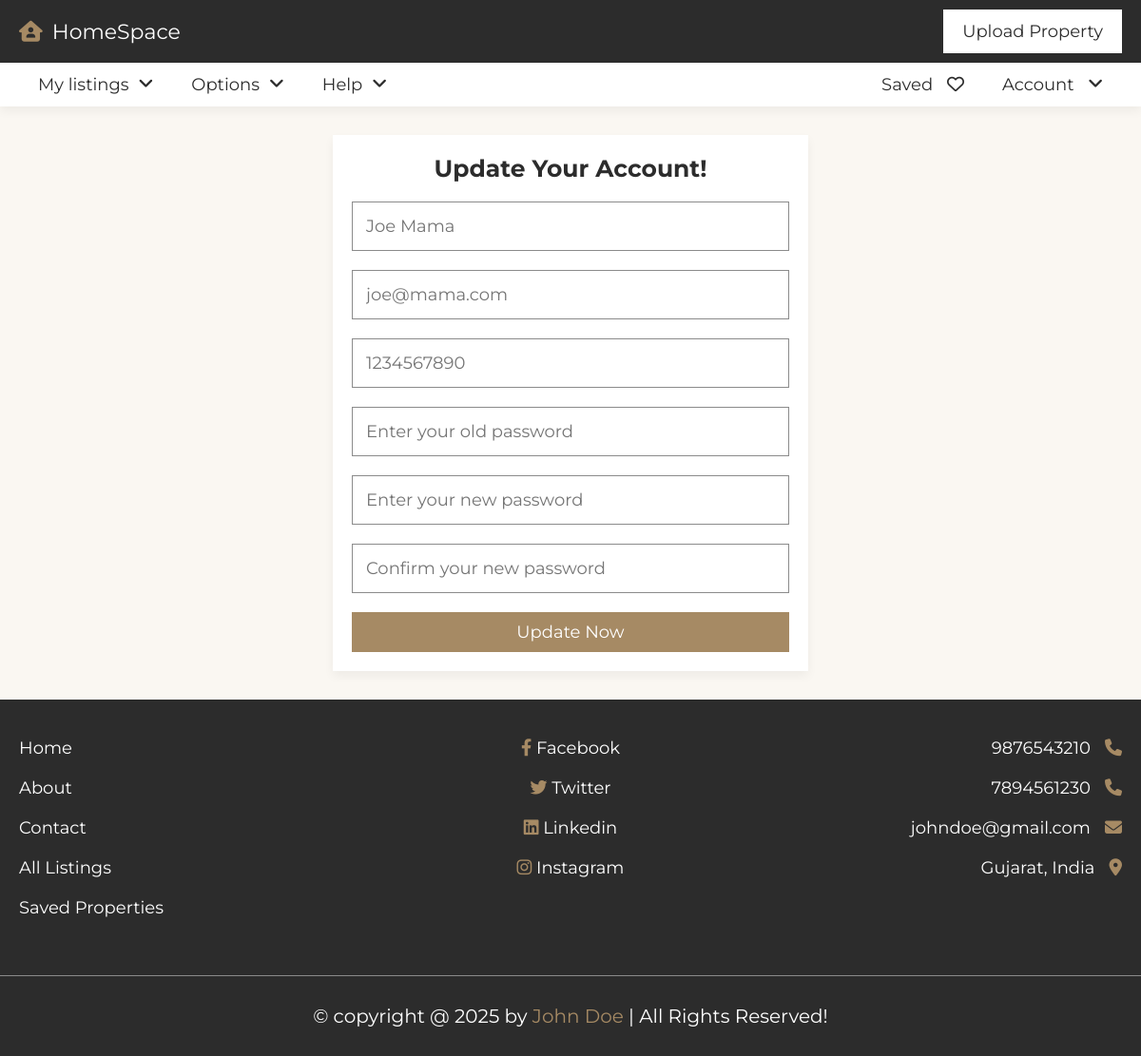
/update.php (signed in), run on the app's committed database.
### tables this page shows
CREATE TABLE `users` (
  `id` varchar(20) NOT NULL,
  `name` varchar(50) NOT NULL,
  `number` varchar(10) NOT NULL,
  `email` varchar(50) NOT NULL,
  `password` varchar(50) NOT NULL
);

### update.php (the view, shortened to what this page needs)
<?php
include 'components/connect.php';
if(isset($_COOKIE['user_id'])){
   $user_id = $_COOKIE['user_id'];
}else{
   $user_id = '';
   header('location:login.php');
}
$select_user = $conn->prepare("SELECT * FROM `users` WHERE id = ? LIMIT 1");
$select_user->execute([$user_id]);
$fetch_user = $select_user->fetch(PDO::FETCH_ASSOC);
?>
<!DOCTYPE html>
<html lang="en">
<head>
   <link rel="stylesheet" href="https://cdnjs.cloudflare.com/ajax/libs/font-awesome/6.2.0/css/all.min.css">
   <link rel="stylesheet" href="css/style.css">
</head>
<body>
<?php include 'components/user_header.php'; ?>
<section class="form-container">
   <form action="" method="post">
      <h3>Update your account!</h3>
      <input type="tel" name="Name" maxlength="50" placeholder="<?= $fetch_user['name']; ?>" class="box">
      <input type="email" name="Email" maxlength="50" placeholder="<?= $fetch_user['email']; ?>" class="box">
      <input type="number" name="Number" min="0" max="9999999999" maxlength="10" placeholder="<?= $fetch_user['number']; ?>" class="box">
      <input type="password" name="Old_pass" maxlength="20" placeholder="Enter your old password" class="box">
      <input type="password" name="New_pass" maxlength="20" placeholder="Enter your new password" class="box">
      <input type="password" name="C_pass" maxlength="20" placeholder="Confirm your new password" class="box">
      <input type="submit" value="update now" name="Submit" class="btn">
   </form>
</section>
<?php include 'components/footer.php'; ?>
</body>
</html>

### css/style.css (style rules this page uses)
:root { --main-color: #a68a64; --light-color: #8b8b8b; --light-bg: #faf7f2; --white: #ffffff; --black: #2c2c2c; --border: 0.1rem solid var(--light-color); --box-shodow: 0 0.5rem 1rem rgba(0, 0, 0, 0.05); }
* { font-family: "Montserrat", sans-serif; margin: 0; padding: 0; box-sizing: border-box; outline: none; border: none; text-decoration: none; }
html { font-size: 62.5%; overflow-x: hidden; scroll-behavior: smooth; scroll-padding-top: 10rem; }
body { background-color: var(--light-bg); }
section { padding: 3rem 2rem; max-width: 1200px; margin: 0 auto; }
.btn, .inline-btn { margin-top: 1rem; padding: 1rem 3rem; background-color: var(--main-color); color: var(--white); cursor: pointer; text-align: center; font-size: 1.8rem; text-transform: capitalize; }
.btn { display: block; width: 100%; }
.form-container form { max-width: 50rem; margin: 0 auto; background-color: var(--white); box-shadow: var(--box-shodow); padding: 2rem; text-align: center; }
.form-container form h3 { padding-bottom: 1rem; font-size: 2.5rem; color: var(--black); text-transform: capitalize; }
.form-container form .box { border: var(--border); padding: 1.4rem; color: var(--black); margin: 1rem 0; width: 100%; font-size: 1.8rem; }

### data on the page
users: Name "Joe Mama", Email "joe@mama.com", Number "1234567890"
